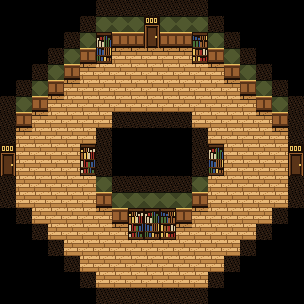

Below is a game level as drawn by its tile map, then a one-line description and the .tmx file that defines it, in full:
An orthogonal 19x19 tile map with 16x16 px tiles, 1 tile layer (tiles) and 3 objects (2x exit, entry).

<map version="1.10" tiledversion="1.12.2" orientation="orthogonal" renderorder="right-down" width="19" height="19" tilewidth="16" tileheight="16" infinite="0" nextlayerid="3" nextobjectid="20">
 <properties>
  <property name="kind" value="seek_4way" />
 </properties>
 <tileset firstgid="1" source="../tilesets/hotel.tsx" />
 <layer id="1" name="tiles" width="19" height="19">
  <data encoding="csv">
0,0,0,0,0,0,7,7,7,7,7,7,7,0,0,0,0,0,0,
0,0,0,0,0,7,8,8,8,10,8,8,8,7,0,0,0,0,0,
0,0,0,0,7,8,33,9,9,11,9,9,34,8,7,0,0,0,0,
0,0,0,7,8,9,36,3,3,3,3,3,37,9,8,7,0,0,0,
0,0,7,8,9,3,2,2,2,2,2,2,2,3,9,8,7,0,0,
0,7,8,9,3,2,2,2,2,2,2,2,2,2,3,9,8,7,0,
7,8,9,3,2,2,2,2,2,2,2,2,2,2,2,3,9,8,7,
7,9,3,2,2,2,2,7,7,7,7,7,2,2,2,2,3,9,7,
7,3,2,2,2,2,7,0,0,0,0,0,7,2,2,2,2,3,7,
10,2,2,2,2,32,7,0,0,0,0,0,7,33,2,2,2,2,10,
11,2,2,2,2,35,7,0,0,0,0,0,7,36,2,2,2,2,11,
7,2,2,2,2,2,8,7,7,7,7,7,8,2,2,2,2,2,7,
7,2,2,2,2,2,9,8,8,8,8,8,9,2,2,2,2,2,7,
0,7,2,2,2,2,3,9,32,33,34,9,3,2,2,2,2,7,0,
0,0,7,2,2,2,2,3,35,36,37,3,2,2,2,2,7,0,0,
0,0,0,7,2,2,2,2,2,2,2,2,2,2,2,7,0,0,0,
0,0,0,0,7,2,2,2,2,2,2,2,2,2,7,0,0,0,0,
0,0,0,0,0,7,2,2,2,2,2,2,2,7,0,0,0,0,0,
0,0,0,0,0,0,7,7,7,7,7,7,7,0,0,0,0,0,0
</data>
 </layer>
 <objectgroup id="2" name="objects">
  <object id="11" name="exit" x="144" y="16" width="16" height="32">
   <properties>
    <property name="wall" value="top" />
   </properties>
  </object>
  <object id="12" name="exit" x="0" y="144" width="16" height="32">
   <properties>
    <property name="wall" value="left" />
   </properties>
  </object>
  <object id="19" name="entry" x="288" y="144" width="16" height="32">
   <properties>
    <property name="wall" value="right" />
   </properties>
  </object>
 </objectgroup>
</map>
